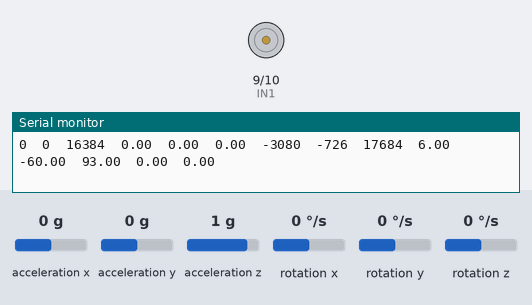
The sketch below on a simulated Arduino Uno, built with avr-gcc and run on an emulated ATmega328P. On the bench: motor-driver pin pairs drawn as motors (green arrow = first pin HIGH = forward, orange = second pin HIGH = backward, longer = more drive, scaled by the enable pin), the last lines printed to the serial monitor. Wiring (inferred from the names in the program): MPU-6050 motion sensor at I2C address 0x68; MPU-6050 motion sensor at I2C address 0x69. The test bench sets the inputs (shaded band); at power-on: acceleration y 0 g, acceleration x 0 g, acceleration z 1 g, rotation x 0 °/s, rotation y 0 °/s, rotation z 0 °/s.

Above: at 1.2 s.
1.3 s: acceleration y set to -1.4 g
At 1.58 s:
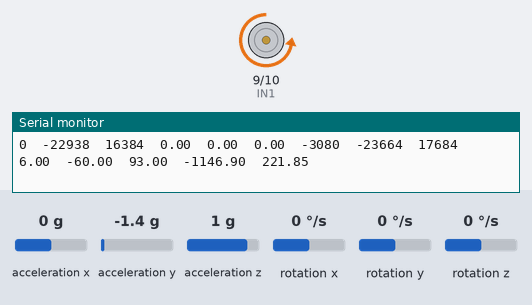
At 2.84 s:
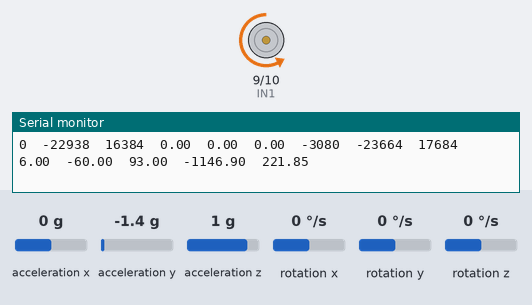
4.3 s: acceleration y set to 0.1 g
7.3 s: acceleration y set to -0.1 g
10.3 s: acceleration y set to 0.8 g
At 10.66 s:
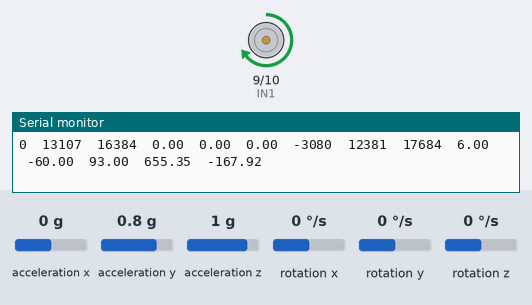
13.3 s: acceleration y set to -0.8 g
Timing chart, 0 to 17.3 s (numbered marks = the images above; inputs shaded):
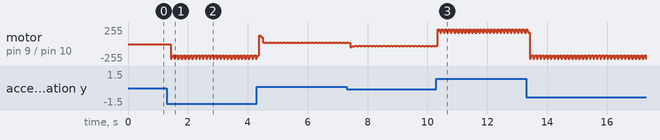

The sketch:

231031_control.ino
```cpp
#include <Wire.h>
#include <MPU6050.h>
#include <PID_v1.h>
#include <math.h>

const int MPU2 = 0x69, MPU1=0x68;

long accelX, accelY, accelZ;
float gForceX, gForceY, gForceZ, gyroX, gyroY, gyroZ, rotX, rotY, rotZ;
long accelX2, accelY2, accelZ2;
float gForceX2, gForceY2, gForceZ2, gyroX2, gyroY2, gyroZ2, rotX2, rotY2, rotZ2;

int ENA = 6;
int IN1 = 9;
int IN2 = 10;

// 로우패스 필터 매개변수
float alpha = 0.0001; // 로우패스 필터 계수 (0.0에서 1.0 사이의 값)

double setpoint = 0; // 목표 가속도 (0으로 수렴)
double input, output;
double Kp = 0.4; // P (비례) 제어게수
double Ki = 0.001; // I (적분) 제어게수
double Kd = 0.01; // D (미분) 제어게수
double output2;
double Kp2 = 0.4; // P (비례) 제어게수
double Ki2 = 0.01; // I (적분) 제어게수
double Kd2 = 0.01; // D (미분) 제어게수

PID pid(&input, &output, &setpoint, Kp, Ki, Kd, DIRECT);

void setup_mpu()
{
// ========  MPU1  ==========
  Wire.begin();
  Wire.beginTransmission(MPU1);
  Wire.write(0x6B);
  Wire.write(0b00000000);
  Wire.endTransmission();
  Wire.beginTransmission(MPU1);
  Wire.write(0x1B);
  Wire.write(0x00000000);
  Wire.endTransmission();
  Wire.beginTransmission(MPU1);
  Wire.write(0x1C);
  Wire.write(0b00000000);
  Wire.endTransmission();

// ========  MPU2  ==========
  Wire.begin();
  Wire.beginTransmission(MPU2);
  Wire.write(0x6B);
  Wire.write(0b00000000);
  Wire.endTransmission();
  Wire.beginTransmission(MPU2);
  Wire.write(0x1B);
  Wire.write(0x00000000);
  Wire.endTransmission();
  Wire.beginTransmission(MPU2);
  Wire.write(0x1C);
  Wire.write(0b00000000);
  Wire.endTransmission();
}

void GetMpuValue_MPU1(){
  Wire.beginTransmission(MPU1);
  Wire.write(0x3B);
  Wire.endTransmission();
  Wire.requestFrom(MPU1,6);
  while(Wire.available() < 6);
  accelX = Wire.read()<<8|Wire.read();
  accelY = Wire.read()<<8|Wire.read();
  accelZ = Wire.read()<<8|Wire.read();

  Wire.beginTransmission(MPU1);
  Wire.write(0x43);
  Wire.endTransmission();
  Wire.requestFrom(MPU1,6);
  while(Wire.available() < 6);
  gyroX = Wire.read()<<8|Wire.read();
  gyroY = Wire.read()<<8|Wire.read();
  gyroZ = Wire.read()<<8|Wire.read();


  gForceX = accelX / 16384.0;
  gForceY = accelY / 16384.0;
  gForceZ = accelZ / 16384.0;
  rotX = gyroX / 131.0 + 4;
  rotY = gyroY / 131.0;
  rotZ = gyroZ / 131.0;
/*
  Serial.print("Acc\t");
  Serial.print(accelX);
  Serial.print("\t");
  Serial.print(accelY);
  Serial.print("\t");
  Serial.print(accelZ);
  Serial.print("\t");
  Serial.print("gyro\t");
  Serial.print(rotX);
  Serial.print("\t");
  Serial.print(rotY);
  Serial.print("\t");
  Serial.print(rotZ);
  Serial.print("\tAcc\t");
  Serial.print(gForceX);
  Serial.print("\t");
  Serial.print(gForceY);
  Serial.print("\t");
  Serial.print(gForceZ);
  */
  delay(10);
}

void GetMpuValue_MPU2(){
  Wire.beginTransmission(MPU2);
  Wire.write(0x3B);
  Wire.endTransmission();
  Wire.requestFrom(MPU2,6);
  while(Wire.available() < 6);
  accelX2 = Wire.read()<<8|Wire.read();
  accelY2 = Wire.read()<<8|Wire.read();
  accelZ2 = Wire.read()<<8|Wire.read();

  accelX2 = accelX2 - 3080;
  accelY2 = accelY2 - 726;
  accelZ2 = accelZ2 + 1300;

  Wire.beginTransmission(MPU2);
  Wire.write(0x43);
  Wire.endTransmission();
  Wire.requestFrom(MPU2,6);
  while(Wire.available() < 6);
  gyroX2 = Wire.read()<<8|Wire.read();
  gyroY2 = Wire.read()<<8|Wire.read();
  gyroZ2 = Wire.read()<<8|Wire.read();

  gyroX2 = gyroX2 + 6;
  gyroY2 = gyroY2 - 60;
  gyroZ2 = gyroZ2 + 93;


  gForceX2 = accelX2 / 16384.0;
  gForceY2 = accelY2 / 16384.0;
  gForceZ2 = accelZ2 / 16384.0;
  rotX2 = gyroX2 / 131.0;
  rotY2 = gyroY2 / 131.0;
  rotZ2 = gyroZ2 / 131.0;
  /*
  Serial.print("Acc\t");
  Serial.print(accelX2);
  Serial.print("\t");
  Serial.print(accelY2);
  Serial.print("\t");
  Serial.print(accelZ2);
  Serial.print("\t");
  Serial.print("gyro\t");
  Serial.print(rotX2);
  Serial.print("\t");
  Serial.print(rotY2);
  Serial.print("\t");
  Serial.print(rotZ2);
  Serial.print("\tAcc\t");
  Serial.print(gForceX2);
  Serial.print("\t");
  Serial.print(gForceY2);
  Serial.print("\t");
  Serial.print(gForceZ2);
  */
  delay(10);
}

void read_imu()
{
  GetMpuValue_MPU1();
 // Serial.print("\t ||| \t");

  GetMpuValue_MPU2();
 // Serial.println("");
}

void start_imu()
{
  Serial.println("AcX\tAcY\tAcZ\tGyX\tGyY\tGyZ\tAcX2\tAcY2\tAcZ2\tGyX2\tGyY2\tGyZ2\tinput\toutput");
}

void setup() {
  Wire.begin();
  setup_mpu();
  Serial.begin(115200);
  pinMode(ENA, OUTPUT);
  pinMode(IN1, OUTPUT);
  pinMode(IN2, OUTPUT);

  pid.SetMode(AUTOMATIC);
  pid.SetOutputLimits(-255, 255); // PWM 출력 제한 (리니어 모터를 제어하는 경우 PWM 값을 사용할 수 있음)
  start_imu();
}

void loop() {
  read_imu();
  // imu 값 read

  Serial.print(accelX);
  Serial.print("\t");
  Serial.print(accelY);
  Serial.print("\t");
  Serial.print(accelZ);
  Serial.print("\t");
  Serial.print(gyroX);
  Serial.print("\t");
  Serial.print(gyroY);
  Serial.print("\t");
  Serial.print(gyroZ);
  Serial.print("\t");
  Serial.print(accelX2);
  Serial.print("\t");
  Serial.print(accelY2);
  Serial.print("\t");
  Serial.print(accelZ2);
  Serial.print("\t");
  Serial.print(gyroX2);
  Serial.print("\t");
  Serial.print(gyroY2);
  Serial.print("\t");
  Serial.print(gyroZ2);
  Serial.print("\t");


  // 로우패스 필터를 사용하여 가속도 데이터를 평활화
  static float filtered_ay = 0.0;
  filtered_ay = alpha * filtered_ay + (1 - alpha) * accelY;


  input = filtered_ay/20;
  Serial.print(input);
  Serial.print("\t");
  pid.Compute();
  if(abs(input) < 50)
  {
    //pid.SetTunings(Kp, Ki, Kd);
    //pid.Compute();
    output = output * 1.3;
  }
  else
  {
    //pid.SetTunings(Kp2, Ki2, Kd2);
    //pid.Compute();
    output = output * 0.87;
    //0.87
  }
  //pid.Compute();
  //output = output * 1;
  Serial.println(output);
  if (output <= 0) {
    digitalWrite(IN1, HIGH);
    digitalWrite(IN2, LOW);
    analogWrite(ENA, abs(output));
  } else {
    digitalWrite(IN1, LOW);
    digitalWrite(IN2, HIGH);
    analogWrite(ENA, abs(output));
  }
  delay(10);
}
```

Measured:
- after the input at 1.3 s, motor on pin 9 (IN1) / pin 10 (IN2): stopped → backward 221/255 after 0.13 s, then repeats every 0.12 s: backward 193/255 0.04 s, backward 167/255 0.04 s, backward 221/255 0.04 s
